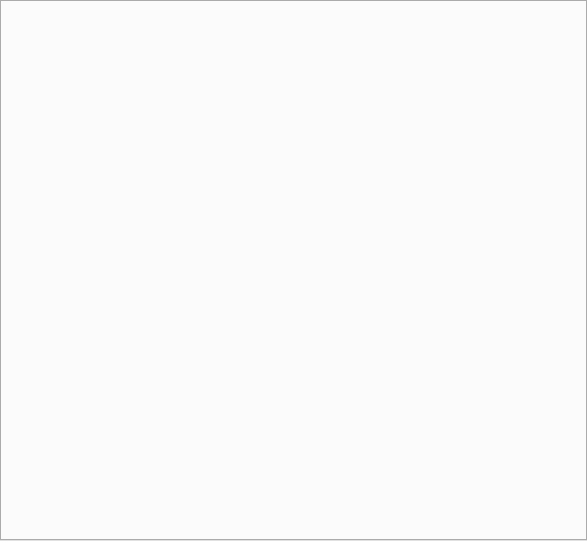
<?xml version="1.0" encoding="UTF-8"?>
<ui version="4.0">
 <class>TabWidget</class>
 <widget class="QTabWidget" name="TabWidget">
  <property name="geometry">
   <rect>
    <x>0</x>
    <y>0</y>
    <width>587</width>
    <height>541</height>
   </rect>
  </property>
  <property name="minimumSize">
   <size>
    <width>200</width>
    <height>200</height>
   </size>
  </property>
  <property name="windowTitle">
   <string>TabWidget</string>
  </property>
  <property name="currentIndex">
   <number>-1</number>
  </property>
 </widget>
 <resources/>
 <connections/>
</ui>
